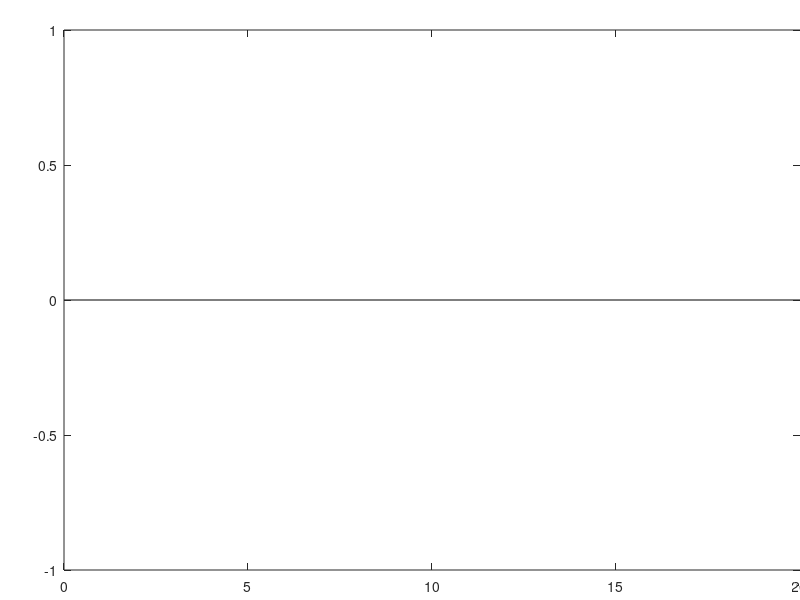

This figure's MATLAB source: (Note: this script raises an error after producing the figure.)
%% MIP Gap (Benders vs. Dual)
clc
probs={...
    'dcap233_200',...
    'dcap233_300',...
    'dcap233_500',...
    'dcap243_200',...
    'dcap243_300',...
    'dcap243_500',...
    'dcap332_200',...
    'dcap332_300',...
    'dcap332_500',...
    'dcap342_200',...
    'dcap342_300',...
    'dcap342_500',...
    'sslp_5_25_50',...
    'sslp_5_25_100',...
    'sslp_15_45_5',...
    'sslp_15_45_10',...
    'sslp_15_45_15',...
    'sslp_10_50_50',...
    'sslp_10_50_100'
    };

ddgap = zeros(length(probs),1);
bdgap = zeros(length(probs),1);

i = 1;
for p = probs
    ddname = sprintf('output/%s_s2.csv', p{1});
    if exist(ddname, 'file')
        d = importdata(ddname);
        ddgap(i) = (d(3) - d(4)) / abs(d(3) + 1.0e-10) * 100;
    end
    bdname = sprintf('output/%s_bd.csv', p{1});
    if exist(bdname, 'file')
        d = importdata(bdname);
        bdgap(i) = d(3) * 100;
    end
    i = i + 1;
end

figure();
axes('position', [0.08 0.05 0.92 0.9]);
bar(bdgap-ddgap);
Xlabs = strrep(d.textdata, '_', '\_');
ylabel('Optimality Gap Improved (%)');
xticklabel_rotate(1:size(DDgap,1), 90, Xlabs);

% save
hgexport(gcf, 'Figure6.eps');
